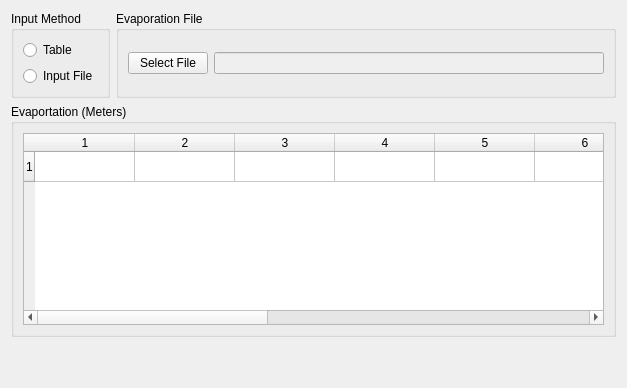
     <widget class="QWidget" name="evaporation_tab">
      <attribute name="title">
       <string>Evaportation</string>
      </attribute>
      <layout class="QGridLayout" name="gridLayout_3">
       <item row="2" column="0">
        <spacer name="verticalSpacer_2">
         <property name="orientation">
          <enum>Qt::Vertical</enum>
         </property>
         <property name="sizeType">
          <enum>QSizePolicy::Expanding</enum>
         </property>
         <property name="sizeHint" stdset="0">
          <size>
           <width>20</width>
           <height>40</height>
          </size>
         </property>
        </spacer>
       </item>
       <item row="1" column="0" colspan="2">
        <widget class="QGroupBox" name="evap_box">
         <property name="font">
          <font>
           <weight>50</weight>
           <bold>false</bold>
          </font>
         </property>
         <property name="title">
          <string>Evaportation (Meters)</string>
         </property>
         <layout class="QGridLayout" name="gridLayout_4">
          <item row="0" column="0">
           <widget class="QTableWidget" name="evap_table">
            <property name="sizePolicy">
             <sizepolicy hsizetype="Expanding" vsizetype="Fixed">
              <horstretch>0</horstretch>
              <verstretch>0</verstretch>
             </sizepolicy>
            </property>
            <property name="rowCount">
             <number>1</number>
            </property>
            <property name="columnCount">
             <number>12</number>
            </property>
            <row/>
            <column>
             <property name="text">
              <string>1</string>
             </property>
            </column>
            <column>
             <property name="text">
              <string>2</string>
             </property>
            </column>
            <column>
             <property name="text">
              <string>3</string>
             </property>
            </column>
            <column>
             <property name="text">
              <string>4</string>
             </property>
            </column>
            <column>
             <property name="text">
              <string>5</string>
             </property>
            </column>
            <column>
             <property name="text">
              <string>6</string>
             </property>
            </column>
            <column>
             <property name="text">
              <string>7</string>
             </property>
            </column>
            <column>
             <property name="text">
              <string>8</string>
             </property>
            </column>
            <column>
             <property name="text">
              <string>9</string>
             </property>
            </column>
            <column>
             <property name="text">
              <string>10</string>
             </property>
            </column>
            <column>
             <property name="text">
              <string>11</string>
             </property>
            </column>
            <column>
             <property name="text">
              <string>12</string>
             </property>
            </column>
           </widget>
          </item>
         </layout>
        </widget>
       </item>
       <item row="0" column="1">
        <widget class="QGroupBox" name="evap_file_box">
         <property name="sizePolicy">
          <sizepolicy hsizetype="Minimum" vsizetype="Preferred">
           <horstretch>0</horstretch>
           <verstretch>0</verstretch>
          </sizepolicy>
         </property>
         <property name="minimumSize">
          <size>
           <width>500</width>
           <height>0</height>
          </size>
         </property>
         <property name="title">
          <string>Evaporation File</string>
         </property>
         <layout class="QGridLayout" name="gridLayout_15">
          <item row="0" column="0">
           <widget class="QPushButton" name="select_evap_file">
            <property name="text">
             <string>Select File</string>
            </property>
           </widget>
          </item>
          <item row="0" column="1">
           <widget class="QLineEdit" name="evap_file_edit">
            <property name="enabled">
             <bool>false</bool>
            </property>
           </widget>
          </item>
         </layout>
        </widget>
       </item>
       <item row="0" column="0">
        <widget class="QGroupBox" name="input_method_box_2">
         <property name="title">
          <string>Input Method</string>
         </property>
         <layout class="QFormLayout" name="formLayout_2">
          <item row="0" column="0">
           <widget class="QRadioButton" name="table_radio_3">
            <property name="text">
             <string>Table</string>
            </property>
           </widget>
          </item>
          <item row="1" column="0">
           <widget class="QRadioButton" name="input_radio_2">
            <property name="text">
             <string>Input File</string>
            </property>
           </widget>
          </item>
         </layout>
        </widget>
       </item>
      </layout>
     </widget>
